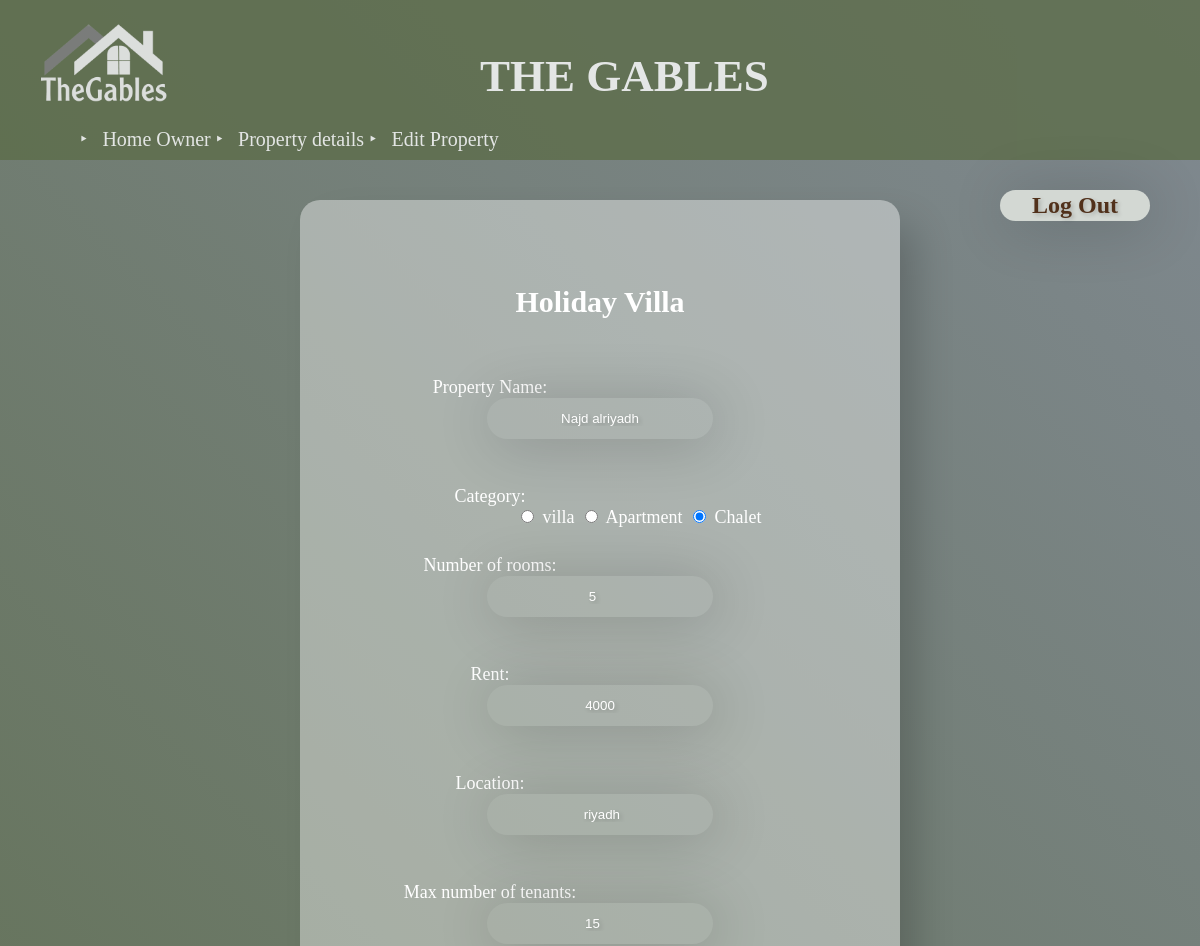
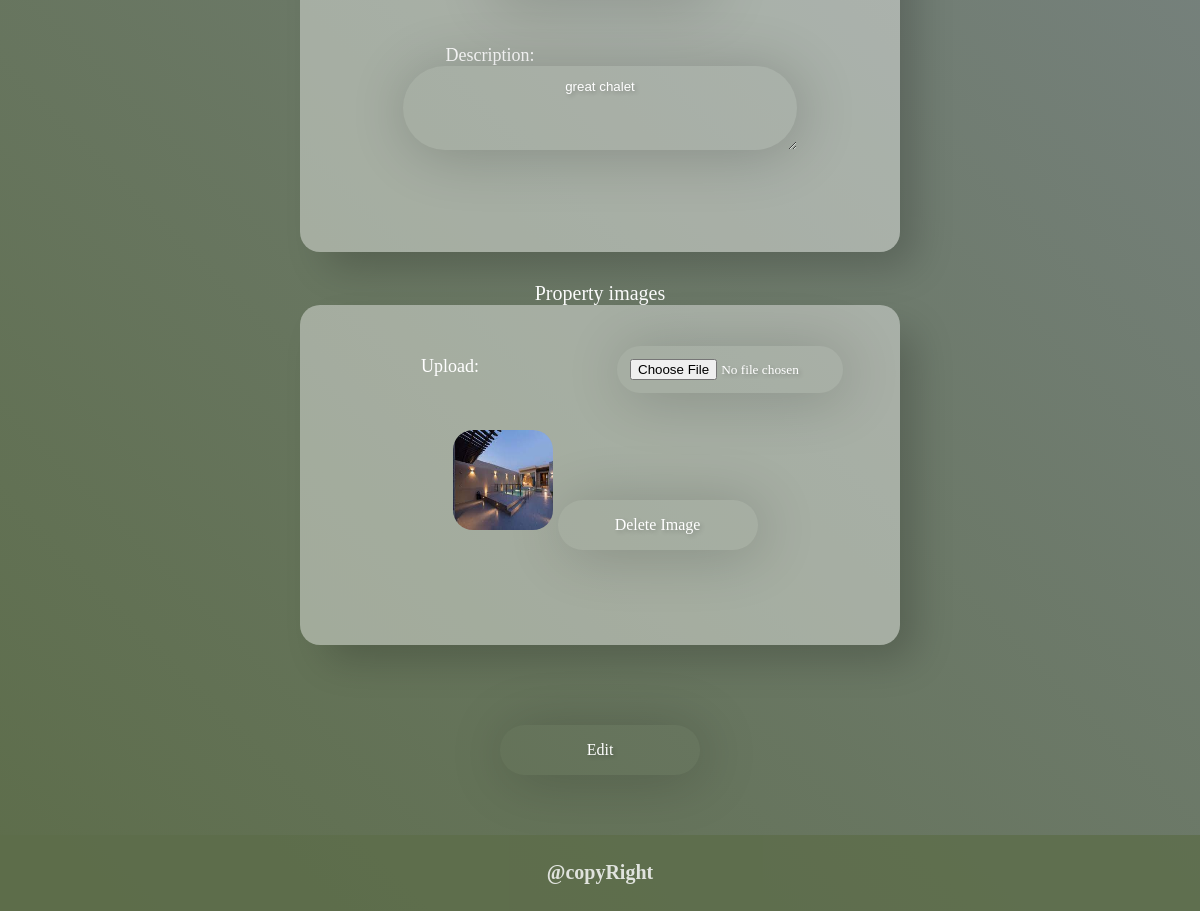
Page /Edit_property.php?id=1254 (signed in) on the committed database (2 pictures, top to bottom).
### tables this page shows
CREATE TABLE `Property` (
  `id` int(10) NOT NULL,
  `homeowner_id` int(10) NOT NULL,
  `property_category_id` int(10) NOT NULL,
  `name` varchar(30) NOT NULL,
  `rooms` int(11) NOT NULL,
  `rent_cost` float NOT NULL,
  `location` text NOT NULL,
  `max_tenants` int(11) NOT NULL,
  `description` text NOT NULL
);

CREATE TABLE `PropertyCategory` (
  `id` int(10) NOT NULL,
  `category` varchar(15) NOT NULL
);

CREATE TABLE `PropertyImage` (
  `id` int(10) NOT NULL,
  `property_id` int(10) NOT NULL,
  `path` varchar(60) NOT NULL
);

### Edit_property.php (the view, shortened to what this page needs)
<?php  session_start();
        $connection = mysqli_connect("localhost", "root", "root", "Renting") or die("Connection failed");
        if(isset($_GET['id']) && is_numeric($_GET['id']) )
         $id=$_GET['id'];
        $query = "select p.* ,cat.category ,h.id as owner_id ,h.name as owner_name ,h.email_address,h.phone_number,m.path from property p left join propertyimage m on m.property_id=p.id join propertycategory cat on p.property_category_id=cat.id join homeowner h on h.id=p.homeowner_id where  p.id=".$id;
        $PSQl = mysqli_query($connection, $query);
        $Property = mysqli_fetch_assoc($PSQl);
        $CQuery="SELECT * FROM PropertyCategory";
        $categorys = mysqli_query($connection ,$CQuery);
?>
<!DOCTYPE html>
<html>
    <head>
          <link rel="stylesheet" href="general.css">
    </head>
    <body>
             <header id="header">
        <h1  id="h1">The Gables</h1>
            <img  id ="img-title" src ="images/logo.PNG" alt ="logo" width="300" height="300">
          <div
        id="div_top_hypers"
        style="display: flex; justify-content: space-between" >
          <ul id="ul_top_hypers">
              <ul id="ul_top_hypers">
            <?php if($_SESSION['role']=='HomeOwner'){?>
            <li>&#8227; <a href="HomeOwner.php" class="a_top_hypers">Home Owner</a></li>
           <?php }else{?>
           <li>&#8227; <a href="HomeSeeker.php" class="a_top_hypers">Home Seeker</a></li>
           <?php }?>
              <li>&#8227; <a href="Property_details.php?id=<?php echo $Property['id'];?>" class="a_top_hypers" >Property details</a></li>
             <li>&#8227; <a href="" class="a_top_hypers">Edit Property</a></li>
          </ul>
      </div>
          </header>
      <form method="POST" id = "log">
                    <button type="submit" name="logout" style="font-size: 24px; color: #51311b; float: right;" id="b1">Log Out</button>
                </form>
        <div class="container" >
              <form action="" method="post" enctype="multipart/form-data">
                  <br>
            <div id="PInfo">
            <h2> Holiday Villa</h2> <br>
             <label><span> Property Name:</span>
                <input type="text" name="Pname" class="Pinfo" value="<?php echo $Property['name'];?>">
            </label> <br>
            <span id="cate"> Category:</span>
                <div class="Vbutton">
               <label for="Villa">
                   <?php  foreach($categorys as $cat){?>
              <input type="radio" name="category"  id="Villa" <?php if ($cat['id'] == $Property['property_category_id']) {
                                  echo 'checked';
                       } ?>      value="<?php echo $cat['id']; ?>" class="Pinfo"  >
              <?php echo $cat['category']; ?>
              <?php } ?>
               </label>
                  </div>
             <br> <br>  <br>
             <label><span>Number of rooms:</span>
                <input type="number" name="Nofrooms" class="Pinfo" value="<?php echo $Property['rooms']; ?>">
            </label><br>
            <label><span> Rent:</span>
                <input type="text" name="rent" class="Pinfo" value="<?php echo $Property['rent_cost']; ?>">
            </label> <br>
            <label><span> Location:</span>
                <input type="text" name="location" class="Pinfo" value="<?php echo $Property['location']; ?>">
            </label><br>
            <label> <span> Max number of tenants:</span>
                <input type="number" name="maxN" class="Pinfo" value="<?php echo $Property['max_tenants']; ?>">
            </label><br>
            <label><span>Description:</span>
                <textarea  name="description" class="Pinfo" cols="55" rows="6"> <?php echo $Property['description']; ?> </textarea>
            </label><br>
            </div>
             <span class="title"> Property images </span>
            <div id="Pimg">
                <label><br> <span>Upload:</span>
                <input type="file" name="picture" class="Pinfo" style="font-family: Papyrus;">
            </label><br>
                 <?php if ($Property['path'] != "") {
                 $path =$Property['path']; ?>
             <span class="Vimg">
             <img src="images/<?php echo $path; ?>" width="100" height="100" alt="<?php echo $path; ?>">
            <?php } ?>
             <?php
            if($Property['path']!=" "){ ?>
             <button type="submit" id="<?php echo $Property['path']; ?>"> Delete Image </button>
             <?php }
             else
                 echo"No images added";
                 ?>
             </span>
            </div>
            <button type="submit" value="Edit"> Edit</button>
            </form>
            </div>
        <footer id="foot" >
            <h4>@copyRight</h4>
        </footer>
    </body>
</html>

### general.css (style rules this page uses)
#header { background: #5d6d4a; opacity: 0.8; height: 160px; }
#img-title { margin:-85px -40px; }
body { margin:0px; font-family: Papyrus; font-size: 20px; min-height: 100vh; display: grid; grid-template-rows: 1fr auto; background:linear-gradient(45deg,#5d6d4a,#808991); }
#foot { background-color: #5d6d4a; opacity: 0.8; text-align:center; color:white; }
header #h1 { text-transform: uppercase; font-size: 45px; color: white; padding-top: 20px; margin-left:40%; position: absolute; }
#div_top_hypers, #ul_top_hypers li { color: var(--txt-color1); display: inline; color: white; margin-top: -30px; }
#ul_top_hypers li a { color: var(--txt-color1); color: white; text-decoration: none; font-size: 20px; }

### Edit_property.php (style rules this page uses)
.container { margin-left: 300px; margin-right: 300px; margin-top: 5px; margin-bottom: 60px; text-align: center; }
#PInfo { background-color: rgba(255, 255, 255, .4); padding: 3em; height: 57%; border-radius: 20px; box-shadow: 20px 20px 40px -6px rgba(0,0,0,0.2); text-align: center; position: relative; margin-bottom: 30px; margin-top: 2%; }
#Pimg { background-color: rgba(255, 255, 255, .4); padding: 1em; height: 300px; border-radius: 20px; box-shadow: 20px 20px 40px -6px rgba(0,0,0,0.2); text-align: center; position: relative; margin-bottom:10%; }
img { border-radius: 20px; }
input:not(input[type=radio]) { background: transparent; width: 200px; padding: 1em; margin-bottom: 1em; border: none; text-align:center; border-radius: 5000px; box-shadow: 4px 4px 60px rgba(0,0,0,0.2); color: #fff; font-family: Montserrat, sans-serif; font-weight: 500; text-shadow: 2px 2px 4px rgba(0,0,0,0.2); }
button { background: transparent; width: 200px; padding: 1em; border: none; text-align:center; border-radius: 5000px; box-shadow: 4px 4px 60px rgba(0,0,0,0.2); color: #fff; font-family: Papyrus; font-size: 16px; font-weight: 500; text-shadow: 2px 2px 4px rgba(0,0,0,0.2); margin-top: 20px; text-align: center; }
textarea { background: transparent; width: 368px; height: 58px; padding: 1em; margin-bottom: 1em; border: none; text-align: center; border-radius: 5000px; box-shadow: 4px 4px 60px rgb(0 0 0 / 20%); color: #fff; font-family: Montserrat, sans-serif; font-weight: 500; text-shadow: 2px 2px 4px rgb(0 0 0 / 20%); }
h2 { color: #fff; }
#cate, label { color: #fff; font-size:18px; text-shadow:none ; display:block; }
#cate,label > span { display: inline-block; float: left; width: 260px; margin-top: 10px }
.Vimg { display: inline-block; margin-left: 10px; margin-bottom: 200px; }
.title { color: white; font-size: 20px; }
a { margin-left: 10px; }
.Vbutton input[type="radio"], .Abutton input[type="radio"] { width: 15px; }
.Vbutton label, .Abutton label { display: inline; margin-left: 155px; float:left; }
#log { background-color: rgba(255, 255, 255, .4); padding: 0; height: 0; border-radius: 0; text-align: center; position: relative; float: right; }
#b1 { align-items: center; background-color: #d3d8d3; border: 0; border-radius: 100px; font-family: Papyrus; font-size: 16px; font-weight: 600; padding: 2px 2px 2px 2px; text-align: center; width: 150px; margin-top: 30px; margin-right: 50px; }

### rows in the picture
property: Pname "Najd alriyadh", property_category_id "☐ villa Apartment Chalet", property_category_id "☑", Nofrooms "5", rent "4000", location "riyadh", maxN "15", description "great chalet", propertyimage.path (picture)
propertycategory: category "villa"
propertycategory: category "Apartment"
propertycategory: category "Chalet"
